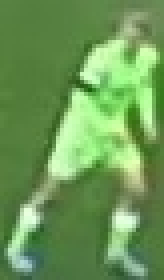
#> input picture output_video/cropped_frame.jpg, 41 x 70 px (shown 4 times larger)
$ jupyter execute color_analysis.ipynb   (shell and % lines are left out)
#> lines starting #> are read from the running program, lines starting #| are printed output that depends on the picture; after the words box and inside, x2 and y2 are one past the last pixel; in counts of white or black regions, pixels touching at a corner belong together
[cell 1]
import cv2
import matplotlib.pyplot as plt
import numpy as np
from sklearn.cluster import KMeans

[cell 2]
frame_path = "../output_video/cropped_frame.jpg"
frame = cv2.imread(frame_path)
#> frame is the input picture: shape (70, 41, 3); mean B, G, R 86.7, 153.1, 107.8
frame = cv2.cvtColor(frame, cv2.COLOR_BGR2RGB)

[cell 3]
plt.imshow(frame)
plt.show()

# Take the top half of the frame

[cell 4]
top_halfofframe = frame[0: int(frame.shape[0]/2), :]
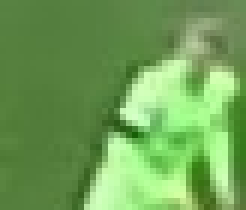
#> top_halfofframe: shape (35, 41, 3) (shown 6 times larger); mean R, G, B 111.3, 160.9, 86.6
plt.imshow(top_halfofframe)
plt.show()

# Cluster the frame into two clusters

[cell 5]
# Reshape the frame into 2D array
frame_2d = top_halfofframe.reshape(-1, 3)
#> frame_2d = 1435 rows, first 8: [88, 130, 66], [88, 130, 66], [88, 130, 66], [87, 129, 65], [87, 129, 65], [86, 128, 64], [85, 127, 63], [85, 127, 63]

# Perform KMeans Clustering with 2 clusters
kmeans = KMeans(n_clusters=2, random_state=0).fit(frame_2d)# random state 0 to replicate the result

#get cluster label for each pixel whether it is belong to cluster one or cluster two
labels = kmeans.labels_
#> labels = 1435 values, max 1 at index 157, min 0 at index 0, mean 0.277

#reshape the labels into the original frame shape
clustered_frame = labels.reshape(top_halfofframe.shape[0], top_halfofframe.shape[1])
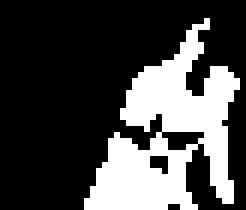
#> clustered_frame: shape (35, 41) int32 (shown 6 times larger); values 0 (black) and 1 (white), 27.7% white; 1 white region, box (x1, y1, x2, y2) and area: (14, 3, 40, 35) 398

#display the clustered frame
plt.imshow(clustered_frame)
plt.show()

[cell 6]
#get the class for the corner like if the class is 0 0 0  tghen class 0 is the background and class 1 is the foreground
corner_clusters = [clustered_frame[0, 0], clustered_frame[0, -1], clustered_frame[-1, 0], clustered_frame[-1, -1]]
#> corner_clusters = [0, 0, 0, 0]
non_palyercluster = max(set(corner_clusters), key=corner_clusters.count) #non_playercluster is the number which appeared most on those coerner
#> non_palyercluster = 0
print(non_palyercluster)
#| 0

[cell 7]
playercluster = 1-non_palyercluster
#> playercluster = 1
print(playercluster)
#| 1

[cell 8]
#choose the color
kmeans.cluster_centers_[playercluster]
#> Out = [170.2, 234.3, 144.3]
